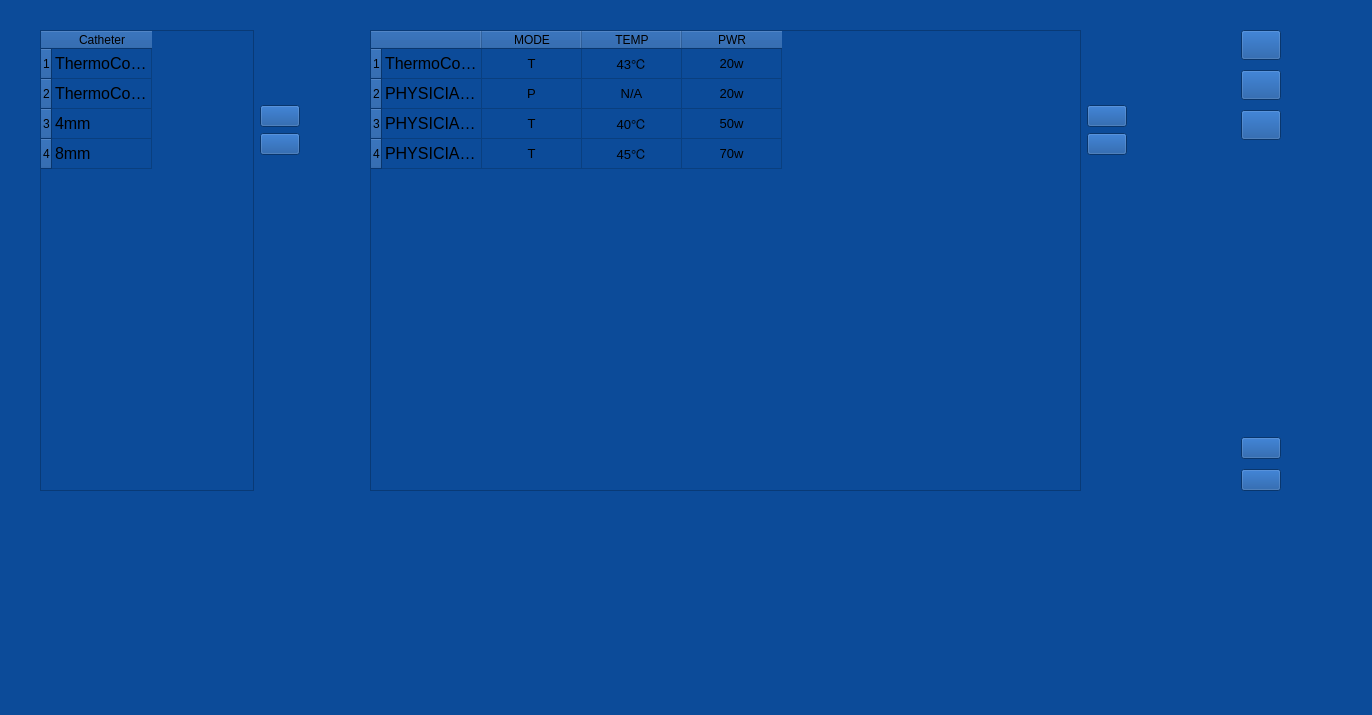
<?xml version="1.0" encoding="UTF-8"?>
<ui version="4.0">
 <class>AblationPreset</class>
 <widget class="QWidget" name="AblationPreset">
  <property name="geometry">
   <rect>
    <x>0</x>
    <y>0</y>
    <width>1372</width>
    <height>715</height>
   </rect>
  </property>
  <property name="windowTitle">
   <string>AblationPreset</string>
  </property>
  <property name="styleSheet">
   <string notr="true">background-color:rgb(12, 75, 153);</string>
  </property>
  <widget class="QWidget" name="horizontalLayoutWidget">
   <property name="geometry">
    <rect>
     <x>40</x>
     <y>20</y>
     <width>1241</width>
     <height>481</height>
    </rect>
   </property>
   <layout class="QHBoxLayout" name="horizontalLayout" stretch="5,1,14,2,0">
    <property name="rightMargin">
     <number>0</number>
    </property>
    <item>
     <layout class="QVBoxLayout" name="CatheterLayout" stretch="2">
      <property name="sizeConstraint">
       <enum>QLayout::SetFixedSize</enum>
      </property>
      <property name="topMargin">
       <number>10</number>
      </property>
      <property name="rightMargin">
       <number>10</number>
      </property>
      <property name="bottomMargin">
       <number>10</number>
      </property>
      <item>
       <layout class="QHBoxLayout" name="horizontalLayout_2">
        <property name="topMargin">
         <number>0</number>
        </property>
        <item>
         <widget class="QTableWidget" name="tableWidget">
          <property name="styleSheet">
           <string notr="true"/>
          </property>
          <row>
           <property name="text">
            <string>1</string>
           </property>
          </row>
          <row>
           <property name="text">
            <string>2</string>
           </property>
          </row>
          <row>
           <property name="text">
            <string>3</string>
           </property>
          </row>
          <row>
           <property name="text">
            <string>4</string>
           </property>
          </row>
          <column>
           <property name="text">
            <string>Catheter</string>
           </property>
           <property name="foreground">
            <brush brushstyle="SolidPattern">
             <color alpha="255">
              <red>0</red>
              <green>0</green>
              <blue>0</blue>
             </color>
            </brush>
           </property>
          </column>
          <item row="0" column="0">
           <property name="text">
            <string>ThermoCool®</string>
           </property>
           <property name="font">
            <font>
             <pointsize>12</pointsize>
            </font>
           </property>
          </item>
          <item row="1" column="0">
           <property name="text">
            <string>ThermoCool® SF                                  </string>
           </property>
           <property name="font">
            <font>
             <pointsize>12</pointsize>
            </font>
           </property>
          </item>
          <item row="2" column="0">
           <property name="text">
            <string>4mm</string>
           </property>
           <property name="font">
            <font>
             <pointsize>12</pointsize>
            </font>
           </property>
          </item>
          <item row="3" column="0">
           <property name="text">
            <string>8mm</string>
           </property>
           <property name="font">
            <font>
             <pointsize>12</pointsize>
            </font>
           </property>
          </item>
         </widget>
        </item>
        <item>
         <layout class="QVBoxLayout" name="verticalLayout" stretch="2,1,1,9">
          <property name="leftMargin">
           <number>0</number>
          </property>
          <item>
           <spacer name="verticalSpacer_4">
            <property name="orientation">
             <enum>Qt::Vertical</enum>
            </property>
            <property name="sizeHint" stdset="0">
             <size>
              <width>20</width>
              <height>40</height>
             </size>
            </property>
           </spacer>
          </item>
          <item>
           <widget class="QPushButton" name="btnAddCatheter">
            <property name="styleSheet">
             <string notr="true">font: 75 14pt &quot;Arial Narrow&quot;;</string>
            </property>
            <property name="text">
             <string/>
            </property>
            <property name="icon">
             <iconset>
              <normaloff>D:/UGit/RPFASystem/src/viewer/res/images/PNG/add.jpg</normaloff>D:/UGit/RPFASystem/src/viewer/res/images/PNG/add.jpg</iconset>
            </property>
           </widget>
          </item>
          <item>
           <widget class="QPushButton" name="btnDeleteCatheter">
            <property name="text">
             <string/>
            </property>
            <property name="icon">
             <iconset>
              <normaloff>D:/UGit/RPFASystem/src/viewer/res/images/PNG/delete.jpg</normaloff>D:/UGit/RPFASystem/src/viewer/res/images/PNG/delete.jpg</iconset>
            </property>
           </widget>
          </item>
          <item>
           <spacer name="verticalSpacer">
            <property name="orientation">
             <enum>Qt::Vertical</enum>
            </property>
            <property name="sizeHint" stdset="0">
             <size>
              <width>20</width>
              <height>40</height>
             </size>
            </property>
           </spacer>
          </item>
         </layout>
        </item>
       </layout>
      </item>
     </layout>
    </item>
    <item>
     <spacer name="horizontalSpacer">
      <property name="orientation">
       <enum>Qt::Horizontal</enum>
      </property>
      <property name="sizeHint" stdset="0">
       <size>
        <width>40</width>
        <height>20</height>
       </size>
      </property>
     </spacer>
    </item>
    <item>
     <layout class="QVBoxLayout" name="PresetLayout" stretch="2">
      <property name="sizeConstraint">
       <enum>QLayout::SetFixedSize</enum>
      </property>
      <property name="topMargin">
       <number>10</number>
      </property>
      <property name="rightMargin">
       <number>0</number>
      </property>
      <property name="bottomMargin">
       <number>10</number>
      </property>
      <item>
       <layout class="QHBoxLayout" name="horizontalLayout_3">
        <property name="topMargin">
         <number>0</number>
        </property>
        <item>
         <widget class="QTableWidget" name="tableWidget_2">
          <row>
           <property name="text">
            <string>1</string>
           </property>
          </row>
          <row>
           <property name="text">
            <string>2</string>
           </property>
          </row>
          <row>
           <property name="text">
            <string>3</string>
           </property>
          </row>
          <row>
           <property name="text">
            <string>4</string>
           </property>
          </row>
          <column>
           <property name="text">
            <string>Preset                                                    (Default)</string>
           </property>
           <property name="foreground">
            <brush brushstyle="SolidPattern">
             <color alpha="255">
              <red>0</red>
              <green>0</green>
              <blue>0</blue>
             </color>
            </brush>
           </property>
          </column>
          <column>
           <property name="text">
            <string>MODE</string>
           </property>
          </column>
          <column>
           <property name="text">
            <string>TEMP</string>
           </property>
          </column>
          <column>
           <property name="text">
            <string>PWR</string>
           </property>
          </column>
          <item row="0" column="0">
           <property name="text">
            <string>ThermoCool® Standard                             (D)</string>
           </property>
           <property name="font">
            <font>
             <pointsize>12</pointsize>
            </font>
           </property>
          </item>
          <item row="0" column="1">
           <property name="text">
            <string>T</string>
           </property>
           <property name="font">
            <font>
             <pointsize>10</pointsize>
            </font>
           </property>
           <property name="textAlignment">
            <set>AlignCenter</set>
           </property>
          </item>
          <item row="0" column="2">
           <property name="text">
            <string>43℃</string>
           </property>
           <property name="font">
            <font>
             <pointsize>10</pointsize>
            </font>
           </property>
           <property name="textAlignment">
            <set>AlignCenter</set>
           </property>
          </item>
          <item row="0" column="3">
           <property name="text">
            <string>20w</string>
           </property>
           <property name="font">
            <font>
             <pointsize>10</pointsize>
            </font>
           </property>
           <property name="textAlignment">
            <set>AlignCenter</set>
           </property>
          </item>
          <item row="1" column="0">
           <property name="text">
            <string>PHYSICIAN PWR CTRL</string>
           </property>
           <property name="font">
            <font>
             <pointsize>12</pointsize>
            </font>
           </property>
          </item>
          <item row="1" column="1">
           <property name="text">
            <string>P</string>
           </property>
           <property name="font">
            <font>
             <pointsize>10</pointsize>
            </font>
           </property>
           <property name="textAlignment">
            <set>AlignCenter</set>
           </property>
          </item>
          <item row="1" column="2">
           <property name="text">
            <string>N/A</string>
           </property>
           <property name="font">
            <font>
             <pointsize>10</pointsize>
            </font>
           </property>
           <property name="textAlignment">
            <set>AlignCenter</set>
           </property>
          </item>
          <item row="1" column="3">
           <property name="text">
            <string>20w</string>
           </property>
           <property name="font">
            <font>
             <pointsize>10</pointsize>
            </font>
           </property>
           <property name="textAlignment">
            <set>AlignCenter</set>
           </property>
          </item>
          <item row="2" column="0">
           <property name="text">
            <string>PHYSICIAN 50W 40DEG</string>
           </property>
           <property name="font">
            <font>
             <pointsize>12</pointsize>
            </font>
           </property>
          </item>
          <item row="2" column="1">
           <property name="text">
            <string>T</string>
           </property>
           <property name="font">
            <font>
             <pointsize>10</pointsize>
            </font>
           </property>
           <property name="textAlignment">
            <set>AlignCenter</set>
           </property>
          </item>
          <item row="2" column="2">
           <property name="text">
            <string>40℃</string>
           </property>
           <property name="font">
            <font>
             <pointsize>10</pointsize>
            </font>
           </property>
           <property name="textAlignment">
            <set>AlignCenter</set>
           </property>
          </item>
          <item row="2" column="3">
           <property name="text">
            <string>50w</string>
           </property>
           <property name="font">
            <font>
             <pointsize>10</pointsize>
            </font>
           </property>
           <property name="textAlignment">
            <set>AlignCenter</set>
           </property>
          </item>
          <item row="3" column="0">
           <property name="text">
            <string>PHYSICIAN 70W 45DEG</string>
           </property>
           <property name="font">
            <font>
             <pointsize>12</pointsize>
            </font>
           </property>
          </item>
          <item row="3" column="1">
           <property name="text">
            <string>T</string>
           </property>
           <property name="font">
            <font>
             <pointsize>10</pointsize>
            </font>
           </property>
           <property name="textAlignment">
            <set>AlignCenter</set>
           </property>
          </item>
          <item row="3" column="2">
           <property name="text">
            <string>45℃</string>
           </property>
           <property name="font">
            <font>
             <pointsize>10</pointsize>
            </font>
           </property>
           <property name="textAlignment">
            <set>AlignCenter</set>
           </property>
          </item>
          <item row="3" column="3">
           <property name="text">
            <string>70w</string>
           </property>
           <property name="font">
            <font>
             <pointsize>10</pointsize>
            </font>
           </property>
           <property name="textAlignment">
            <set>AlignCenter</set>
           </property>
          </item>
         </widget>
        </item>
        <item>
         <layout class="QVBoxLayout" name="verticalLayout_2" stretch="2,1,1,9">
          <property name="rightMargin">
           <number>0</number>
          </property>
          <item>
           <spacer name="verticalSpacer_5">
            <property name="orientation">
             <enum>Qt::Vertical</enum>
            </property>
            <property name="sizeHint" stdset="0">
             <size>
              <width>20</width>
              <height>40</height>
             </size>
            </property>
           </spacer>
          </item>
          <item>
           <widget class="QPushButton" name="btnAddList">
            <property name="styleSheet">
             <string notr="true">font: 75 14pt &quot;Arial Narrow&quot;;</string>
            </property>
            <property name="text">
             <string/>
            </property>
            <property name="icon">
             <iconset>
              <normaloff>D:/UGit/RPFASystem/src/viewer/res/images/PNG/add.jpg</normaloff>D:/UGit/RPFASystem/src/viewer/res/images/PNG/add.jpg</iconset>
            </property>
           </widget>
          </item>
          <item>
           <widget class="QPushButton" name="btnDeleteList">
            <property name="text">
             <string/>
            </property>
            <property name="icon">
             <iconset>
              <normaloff>D:/UGit/RPFASystem/src/viewer/res/images/PNG/delete.jpg</normaloff>D:/UGit/RPFASystem/src/viewer/res/images/PNG/delete.jpg</iconset>
            </property>
           </widget>
          </item>
          <item>
           <spacer name="verticalSpacer_2">
            <property name="orientation">
             <enum>Qt::Vertical</enum>
            </property>
            <property name="sizeHint" stdset="0">
             <size>
              <width>20</width>
              <height>40</height>
             </size>
            </property>
           </spacer>
          </item>
         </layout>
        </item>
       </layout>
      </item>
     </layout>
    </item>
    <item>
     <spacer name="horizontalSpacer_2">
      <property name="orientation">
       <enum>Qt::Horizontal</enum>
      </property>
      <property name="sizeHint" stdset="0">
       <size>
        <width>40</width>
        <height>20</height>
       </size>
      </property>
     </spacer>
    </item>
    <item>
     <layout class="QVBoxLayout" name="PresetButtonsLayout" stretch="0,0,0,0,0,0">
      <property name="spacing">
       <number>10</number>
      </property>
      <property name="sizeConstraint">
       <enum>QLayout::SetDefaultConstraint</enum>
      </property>
      <property name="topMargin">
       <number>10</number>
      </property>
      <property name="rightMargin">
       <number>0</number>
      </property>
      <property name="bottomMargin">
       <number>10</number>
      </property>
      <item alignment="Qt::AlignHCenter">
       <widget class="QPushButton" name="btnPresetEdit">
        <property name="sizePolicy">
         <sizepolicy hsizetype="Fixed" vsizetype="Fixed">
          <horstretch>0</horstretch>
          <verstretch>0</verstretch>
         </sizepolicy>
        </property>
        <property name="minimumSize">
         <size>
          <width>0</width>
          <height>30</height>
         </size>
        </property>
        <property name="text">
         <string/>
        </property>
        <property name="icon">
         <iconset>
          <normaloff>D:/UGit/RPFASystem/src/viewer/res/images/PNG/资源 7.png</normaloff>D:/UGit/RPFASystem/src/viewer/res/images/PNG/资源 7.png</iconset>
        </property>
        <property name="iconSize">
         <size>
          <width>30</width>
          <height>30</height>
         </size>
        </property>
       </widget>
      </item>
      <item alignment="Qt::AlignHCenter">
       <widget class="QPushButton" name="btnPresetSetting">
        <property name="sizePolicy">
         <sizepolicy hsizetype="Fixed" vsizetype="Fixed">
          <horstretch>0</horstretch>
          <verstretch>0</verstretch>
         </sizepolicy>
        </property>
        <property name="minimumSize">
         <size>
          <width>0</width>
          <height>30</height>
         </size>
        </property>
        <property name="text">
         <string/>
        </property>
        <property name="icon">
         <iconset>
          <normaloff>D:/UGit/RPFASystem/src/viewer/res/images/PNG/资源 5.png</normaloff>D:/UGit/RPFASystem/src/viewer/res/images/PNG/资源 5.png</iconset>
        </property>
        <property name="iconSize">
         <size>
          <width>30</width>
          <height>30</height>
         </size>
        </property>
       </widget>
      </item>
      <item alignment="Qt::AlignHCenter|Qt::AlignVCenter">
       <widget class="QPushButton" name="btnPresetConfirm">
        <property name="sizePolicy">
         <sizepolicy hsizetype="Fixed" vsizetype="Fixed">
          <horstretch>0</horstretch>
          <verstretch>0</verstretch>
         </sizepolicy>
        </property>
        <property name="minimumSize">
         <size>
          <width>0</width>
          <height>30</height>
         </size>
        </property>
        <property name="text">
         <string/>
        </property>
        <property name="icon">
         <iconset>
          <normaloff>D:/UGit/RPFASystem/src/viewer/res/images/PNG/资源 26.png</normaloff>D:/UGit/RPFASystem/src/viewer/res/images/PNG/资源 26.png</iconset>
        </property>
        <property name="iconSize">
         <size>
          <width>30</width>
          <height>30</height>
         </size>
        </property>
       </widget>
      </item>
      <item>
       <spacer name="verticalSpacer_3">
        <property name="orientation">
         <enum>Qt::Vertical</enum>
        </property>
        <property name="sizeHint" stdset="0">
         <size>
          <width>20</width>
          <height>40</height>
         </size>
        </property>
       </spacer>
      </item>
      <item alignment="Qt::AlignHCenter">
       <widget class="QPushButton" name="btnUSB1">
        <property name="sizePolicy">
         <sizepolicy hsizetype="Fixed" vsizetype="Fixed">
          <horstretch>0</horstretch>
          <verstretch>0</verstretch>
         </sizepolicy>
        </property>
        <property name="minimumSize">
         <size>
          <width>0</width>
          <height>0</height>
         </size>
        </property>
        <property name="text">
         <string/>
        </property>
        <property name="icon">
         <iconset>
          <normaloff>D:/UGit/RPFASystem/src/viewer/res/images/PNG/资源 11.png</normaloff>D:/UGit/RPFASystem/src/viewer/res/images/PNG/资源 11.png</iconset>
        </property>
        <property name="iconSize">
         <size>
          <width>30</width>
          <height>30</height>
         </size>
        </property>
       </widget>
      </item>
      <item alignment="Qt::AlignHCenter|Qt::AlignVCenter">
       <widget class="QPushButton" name="btnUSB2">
        <property name="sizePolicy">
         <sizepolicy hsizetype="Fixed" vsizetype="Fixed">
          <horstretch>0</horstretch>
          <verstretch>0</verstretch>
         </sizepolicy>
        </property>
        <property name="minimumSize">
         <size>
          <width>0</width>
          <height>0</height>
         </size>
        </property>
        <property name="text">
         <string/>
        </property>
        <property name="icon">
         <iconset>
          <normaloff>D:/UGit/RPFASystem/src/viewer/res/images/PNG/资源 12.png</normaloff>D:/UGit/RPFASystem/src/viewer/res/images/PNG/资源 12.png</iconset>
        </property>
        <property name="iconSize">
         <size>
          <width>30</width>
          <height>30</height>
         </size>
        </property>
       </widget>
      </item>
     </layout>
    </item>
   </layout>
  </widget>
 </widget>
 <resources/>
 <connections/>
</ui>
